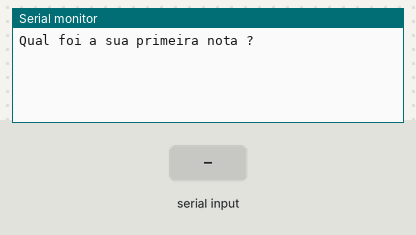
This sketch was run on a simulated Arduino Uno, built with avr-gcc and run on an emulated ATmega328P. Shown: the last lines printed to the serial monitor. The test bench sets the inputs (shaded band).

Above: at 1.2 s.
1.3 s: "90,45,200\n" received over Serial
At 2.5 s:
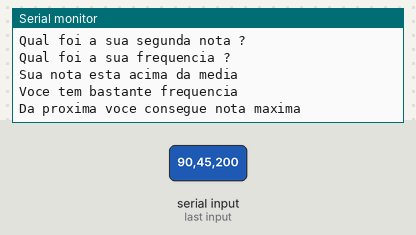
2.8 s: "30,150,10\n" received over Serial
At 4.0 s:
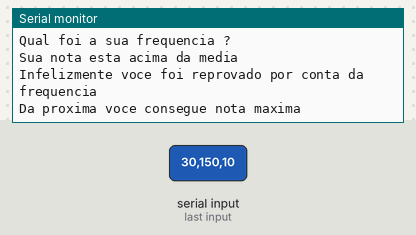

The sketch:

media_de_frequencia_e_nota1__2_.ino
```cpp
//Calcule a média entre DUAS notas.
//variavel
int nota = 0;
int Segundanota = 0;
int frequencia = 0;

void setup()
{
 Serial.begin(9600);
}

void loop()
{
 Serial.println("Qual foi a sua primeira nota ?");
 while(! Serial.available ());
 nota = Serial.parseInt ();

 Serial.println("Qual foi a sua segunda nota ?");
 while(! Serial.available ());
 Segundanota = Serial.parseInt ();

 Serial.println("Qual foi a sua frequencia ?");
 while(! Serial.available ());
 frequencia = Serial.parseInt ();

 if ((nota + Segundanota) / 2 >= 6) {
    Serial.println("Sua nota esta acima da media");

} else {
  Serial.println("Sua nota esta abaixo da media voce foi reprovado");
 }
   if ( frequencia >= 75) {
  Serial.println("Voce tem bastante frequencia ");

   } else{
     Serial.println("Infelizmente voce foi reprovado por conta da frequencia");
 }
 if (nota == 10 && Segundanota == 10 && frequencia == 100) {
    Serial.println("Parabens! Nota maxima!");

  }else {
    Serial.println("Da proxima voce consegue nota maxima");
  }
     delay(2000);
   }
```

Measured:
- after the input at 1.3 s, the serial monitor: prints a new line at once (image 1)
- after the input at 2.8 s, the serial monitor: prints a new line after 0.73 s (image 2)
